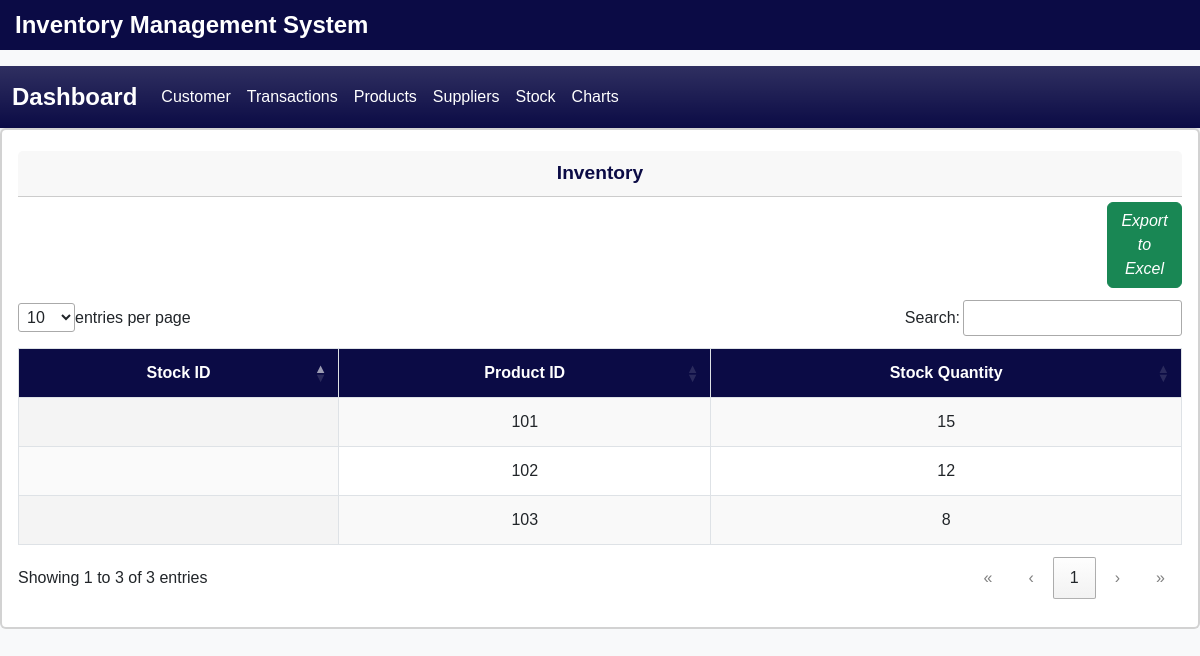
Before: /stock.php with the older database file.
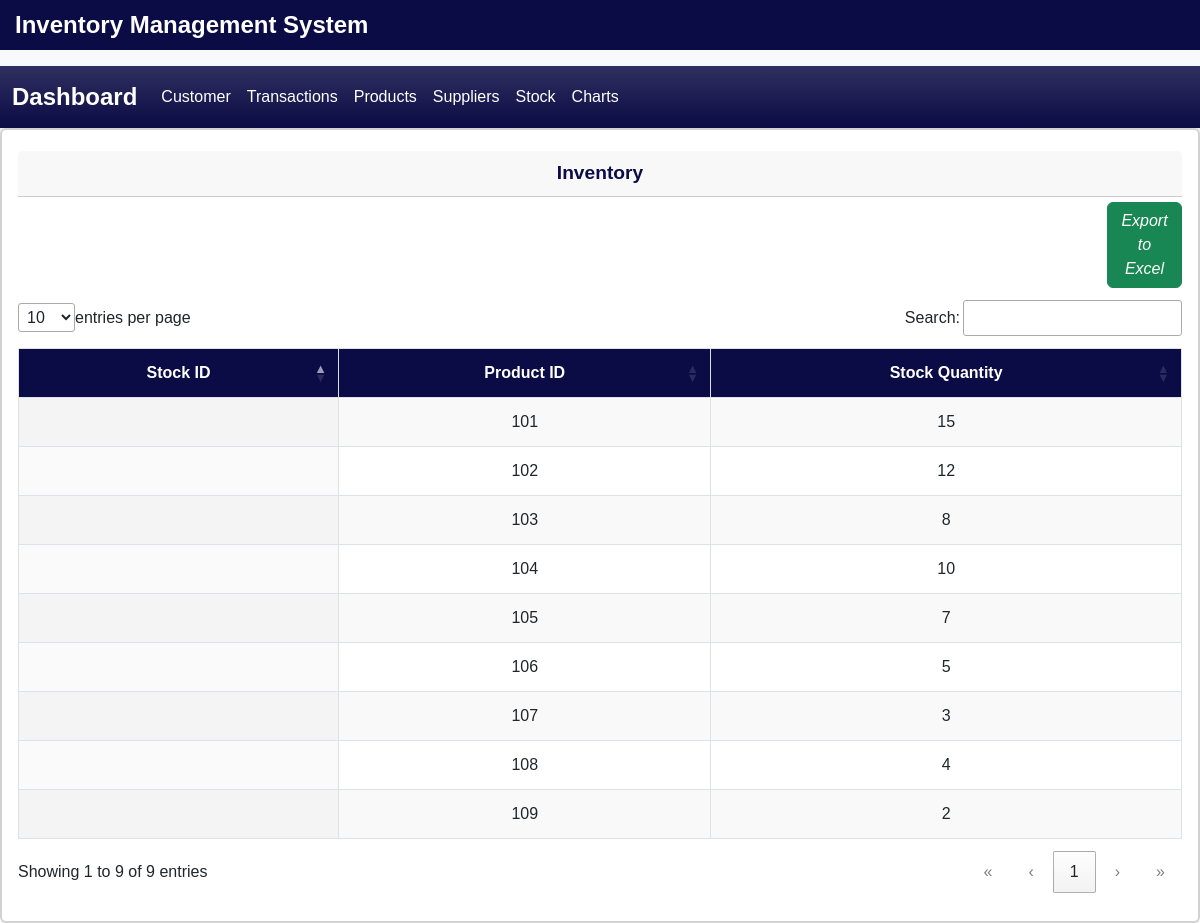
After: the same page with the newer database file.
### tables this page shows
CREATE TABLE `stock_table` (
  `product_id` int PRIMARY KEY AUTO_INCREMENT,
  `stock_quantity` int
);

### stock.php (the view, shortened to what this page needs)
<?php
include "header.php";
include "navbar.php";
$host = 'localhost';
$username =  'root';
$password = '';
$database = 'new-ims';
$conn = '';
try{
  $conn = new mysqli($host, $username, $password, $database);
}catch(mysqli_sql_exception){
  echo"Could not connect to the database";
}
?>
<div class="card border-2">
  <div class="card-body">
    <div class="card-header">Inventory</div>
        <div class="row">
      <div class="col-1"></div>
      <div class="col-1"></div>
      <div class="col-1"></div>
      <div class="col-1"></div>
      <div class="col-1"></div>
      <div class="col-1"></div>
      <div class="col-1"></div>
      <div class="col-1"></div>
      <div class="col-1"></div>
      <div class="col-1"></div>
      <div class="col-1"></div>
      <div class="col-1">
                <a href = "functions/excelStock.php" class = "btn btn-success"><i class = "dwn">Export to Excel</i></a>
      </div>
<table id="myTable" class="display">
        <thead>
            <tr>
                <th>Stock ID</th>
                <th>Product ID</th>
                <th>Stock Quantity</th>
            </tr>
        </thead>
        <tbody>
<?php
    $query = "SELECT product_id, stock_quantity, stock_id FROM stock_table";
    $result = $conn->query($query);
    if($result->num_rows > 0 ){
      while($row = $result->fetch_assoc()){
        echo "<tr>";
        echo "<td>" .  htmlspecialchars($row['stock_id']). "</td>";
        echo "<td>" .  htmlspecialchars($row['product_id']). "</td>";
        echo "<td>" .  htmlspecialchars($row['stock_quantity']). "</td>";
      }
    }else {
      echo "<tr> <td colspan = '6'>No data found </td> </tr>";
    }
?>
        </tbody>
    </table>
  </div>
</div>
<?php include "footer.php"; ?>

### header.php (shortened to what this page needs)
<!DOCTYPE html>
<html lang="en">
<head>
  <link href="https://cdn.jsdelivr.net/npm/bootstrap@5.3.5/dist/css/bootstrap.min.css" rel="stylesheet">
  <link rel="stylesheet" href="lib/datatables/dataTables.css"/>
  <link rel="stylesheet" href="lib/styles/style.css"/>
</head>
<body>
  <nav class="logo-navbar">
    <div class="logo-container">
      <a class="logo" href="#">
        Inventory Management System
      </a>
    </div>
  </nav>

### navbar.php (shortened to what this page needs)
<nav class="navbar navbar-expand-lg bg-success bg-gradient mt-3 ">
  <div class="container-fluid ">
    <a class="navbar-brand" href="#">Dashboard</a>
    <div class="collapse navbar-collapse" id="navbarNav">
      <ul class="navbar-nav">
        <li class="nav-item">
          <a class="nav-link text-light" aria-current="page" href="index.php">Customer</a>
        </li>
        <li class="nav-item">
          <a class="nav-link text-light" href="transaction.php">Transactions</a>
        </li>
        <li class="nav-item">
          <a class="nav-link text-light" href="product.php">Products</a>
        </li>
        <li class="nav-item">
          <a class="nav-link text-light" href="supplier.php">Suppliers</a>
        </li>
        <li class="nav-item">
          <a class="nav-link text-light" href="stock.php">Stock</a>
        </li>
              <li class="nav-item">
          <a class="nav-link text-light" href="charts.php">Charts</a>
        </li>
      </ul>
    </div>
  </div>
</nav>

### footer.php (shortened to what this page needs)
</body>
</html>

Changed rows visible on the page:
added stock_table: product "104", stock_quantity "10"
added stock_table: product "105", stock_quantity "7"
added stock_table: product "106", stock_quantity "5"
added stock_table: product "107", stock_quantity "3"
added stock_table: product "108", stock_quantity "4"
added stock_table: product "109", stock_quantity "2"
Other visible differences:
text written by a page script: "entries per page Search: Showing 1 to 3 of 3 entries « ‹ 1 › »" → "entries per page Search: Showing 1 to 9 of 9 entries « ‹ 1 › »"
